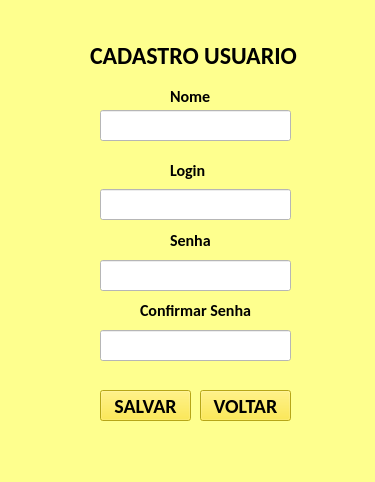
<?xml version="1.0" encoding="UTF-8"?>
<ui version="4.0">
 <class>Form</class>
 <widget class="QWidget" name="Form">
  <property name="geometry">
   <rect>
    <x>0</x>
    <y>0</y>
    <width>375</width>
    <height>482</height>
   </rect>
  </property>
  <property name="windowTitle">
   <string>Form</string>
  </property>
  <property name="styleSheet">
   <string notr="true">background-color: rgb(254, 255, 142);</string>
  </property>
  <widget class="QLineEdit" name="lineEdit">
   <property name="geometry">
    <rect>
     <x>100</x>
     <y>110</y>
     <width>191</width>
     <height>31</height>
    </rect>
   </property>
   <property name="styleSheet">
    <string notr="true">background-color: rgb(255, 255, 255);</string>
   </property>
   <property name="echoMode">
    <enum>QLineEdit::Normal</enum>
   </property>
   <property name="placeholderText">
    <string/>
   </property>
  </widget>
  <widget class="QLineEdit" name="lineEdit_2">
   <property name="geometry">
    <rect>
     <x>100</x>
     <y>189</y>
     <width>191</width>
     <height>31</height>
    </rect>
   </property>
   <property name="styleSheet">
    <string notr="true">background-color: rgb(254, 255, 142);
background-color: rgb(255, 255, 255);</string>
   </property>
  </widget>
  <widget class="QLineEdit" name="lineEdit_3">
   <property name="geometry">
    <rect>
     <x>100</x>
     <y>260</y>
     <width>191</width>
     <height>31</height>
    </rect>
   </property>
   <property name="font">
    <font>
     <pointsize>10</pointsize>
    </font>
   </property>
   <property name="styleSheet">
    <string notr="true">background-color: rgb(255, 255, 255);</string>
   </property>
   <property name="echoMode">
    <enum>QLineEdit::PasswordEchoOnEdit</enum>
   </property>
  </widget>
  <widget class="QLineEdit" name="lineEdit_4">
   <property name="geometry">
    <rect>
     <x>100</x>
     <y>330</y>
     <width>191</width>
     <height>31</height>
    </rect>
   </property>
   <property name="styleSheet">
    <string notr="true">background-color: rgb(255, 255, 255);</string>
   </property>
   <property name="echoMode">
    <enum>QLineEdit::PasswordEchoOnEdit</enum>
   </property>
  </widget>
  <widget class="QLabel" name="label">
   <property name="geometry">
    <rect>
     <x>90</x>
     <y>20</y>
     <width>221</width>
     <height>71</height>
    </rect>
   </property>
   <property name="font">
    <font>
     <family>Calibri</family>
     <pointsize>18</pointsize>
     <weight>75</weight>
     <bold>true</bold>
    </font>
   </property>
   <property name="styleSheet">
    <string notr="true"/>
   </property>
   <property name="text">
    <string>CADASTRO USUARIO</string>
   </property>
  </widget>
  <widget class="QPushButton" name="pushButton">
   <property name="geometry">
    <rect>
     <x>100</x>
     <y>390</y>
     <width>91</width>
     <height>31</height>
    </rect>
   </property>
   <property name="font">
    <font>
     <family>Calibri</family>
     <pointsize>15</pointsize>
     <weight>75</weight>
     <bold>true</bold>
    </font>
   </property>
   <property name="styleSheet">
    <string notr="true">background-color: rgb(255, 232, 34);</string>
   </property>
   <property name="text">
    <string>SALVAR</string>
   </property>
  </widget>
  <widget class="QLabel" name="label_2">
   <property name="geometry">
    <rect>
     <x>170</x>
     <y>90</y>
     <width>47</width>
     <height>13</height>
    </rect>
   </property>
   <property name="font">
    <font>
     <family>Calibri</family>
     <pointsize>12</pointsize>
     <weight>75</weight>
     <bold>true</bold>
    </font>
   </property>
   <property name="text">
    <string>Nome</string>
   </property>
  </widget>
  <widget class="QLabel" name="label_3">
   <property name="geometry">
    <rect>
     <x>170</x>
     <y>160</y>
     <width>47</width>
     <height>21</height>
    </rect>
   </property>
   <property name="font">
    <font>
     <family>Calibri</family>
     <pointsize>12</pointsize>
     <weight>75</weight>
     <bold>true</bold>
    </font>
   </property>
   <property name="text">
    <string>Login</string>
   </property>
  </widget>
  <widget class="QLabel" name="label_4">
   <property name="geometry">
    <rect>
     <x>170</x>
     <y>230</y>
     <width>51</width>
     <height>20</height>
    </rect>
   </property>
   <property name="font">
    <font>
     <family>Calibri</family>
     <pointsize>12</pointsize>
     <weight>75</weight>
     <bold>true</bold>
    </font>
   </property>
   <property name="text">
    <string>Senha</string>
   </property>
  </widget>
  <widget class="QLabel" name="label_5">
   <property name="geometry">
    <rect>
     <x>140</x>
     <y>300</y>
     <width>131</width>
     <height>20</height>
    </rect>
   </property>
   <property name="font">
    <font>
     <family>Calibri</family>
     <pointsize>12</pointsize>
     <weight>75</weight>
     <bold>true</bold>
    </font>
   </property>
   <property name="text">
    <string>Confirmar Senha</string>
   </property>
  </widget>
  <widget class="QLabel" name="label_6">
   <property name="geometry">
    <rect>
     <x>30</x>
     <y>110</y>
     <width>47</width>
     <height>41</height>
    </rect>
   </property>
   <property name="text">
    <string/>
   </property>
   <property name="pixmap">
    <pixmap>../../Downloads/account_username_people_avatar_profile_person_user_icon_258905.png</pixmap>
   </property>
   <property name="scaledContents">
    <bool>true</bool>
   </property>
  </widget>
  <widget class="QLabel" name="label_7">
   <property name="geometry">
    <rect>
     <x>30</x>
     <y>180</y>
     <width>47</width>
     <height>51</height>
    </rect>
   </property>
   <property name="text">
    <string/>
   </property>
   <property name="pixmap">
    <pixmap>../../Downloads/account_username_people_avatar_profile_person_user_icon_258905.png</pixmap>
   </property>
   <property name="scaledContents">
    <bool>true</bool>
   </property>
  </widget>
  <widget class="QLabel" name="label_8">
   <property name="geometry">
    <rect>
     <x>30</x>
     <y>260</y>
     <width>47</width>
     <height>41</height>
    </rect>
   </property>
   <property name="text">
    <string/>
   </property>
   <property name="pixmap">
    <pixmap>../../Downloads/61_85304.png</pixmap>
   </property>
   <property name="scaledContents">
    <bool>true</bool>
   </property>
  </widget>
  <widget class="QPushButton" name="pushButton_2">
   <property name="geometry">
    <rect>
     <x>200</x>
     <y>390</y>
     <width>91</width>
     <height>31</height>
    </rect>
   </property>
   <property name="font">
    <font>
     <family>Calibri</family>
     <pointsize>15</pointsize>
     <weight>75</weight>
     <bold>true</bold>
    </font>
   </property>
   <property name="styleSheet">
    <string notr="true">background-color: rgb(255, 232, 34);</string>
   </property>
   <property name="text">
    <string>VOLTAR</string>
   </property>
  </widget>
 </widget>
 <resources/>
 <connections/>
</ui>
